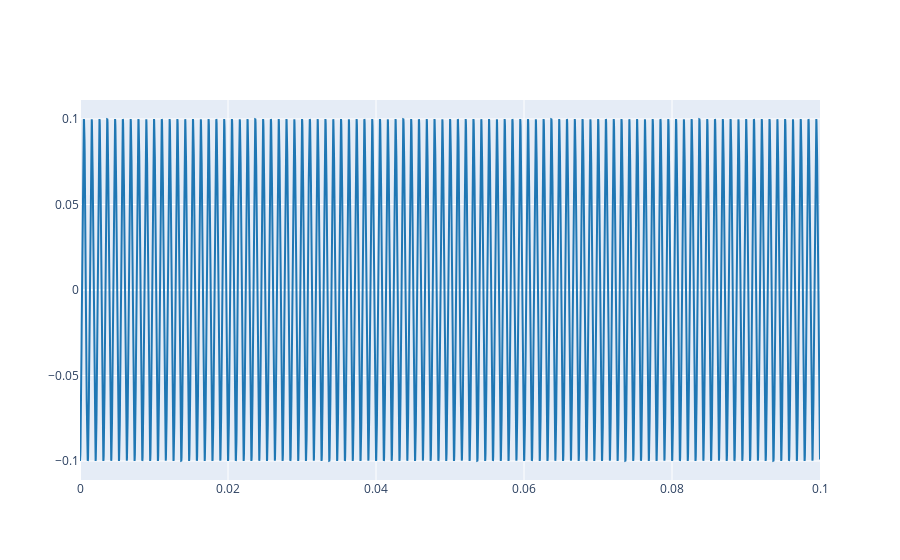

Notebook code cell kept with this figure:
### Markdown cell above
2.1. Define a complex exponential with the same parameters that those from Lab 1 (Ex 3.1) and plot the real part.

### Code cell
A = 0.1
f0 = 950
fs = 44100
phi = np.pi
t = np.arange(0, .1, 1.0/fs)
x = A * np.exp(1j*(2*f0*np.pi*t + phi))

# Codi per representar només la part real
plot_signals([np.real(x)], fs, name=['real part'])

### Figure 1 — Plotly figure (JSON) as saved in the notebook; plotly's stock layout.template omitted (floating-point values rounded to 4 significant figures; data arrays with more than 128 entries replaced by an {"elided": "..."} marker saying what was removed)
{"data": [{"line": {"color": "#1f77b4", "shape": "linear"}, "mode": "lines", "name": "real part", "type": "scatter", "x": {"elided": "4410 float values"}, "y": {"elided": "4410 float values"}}], "layout": {}}
